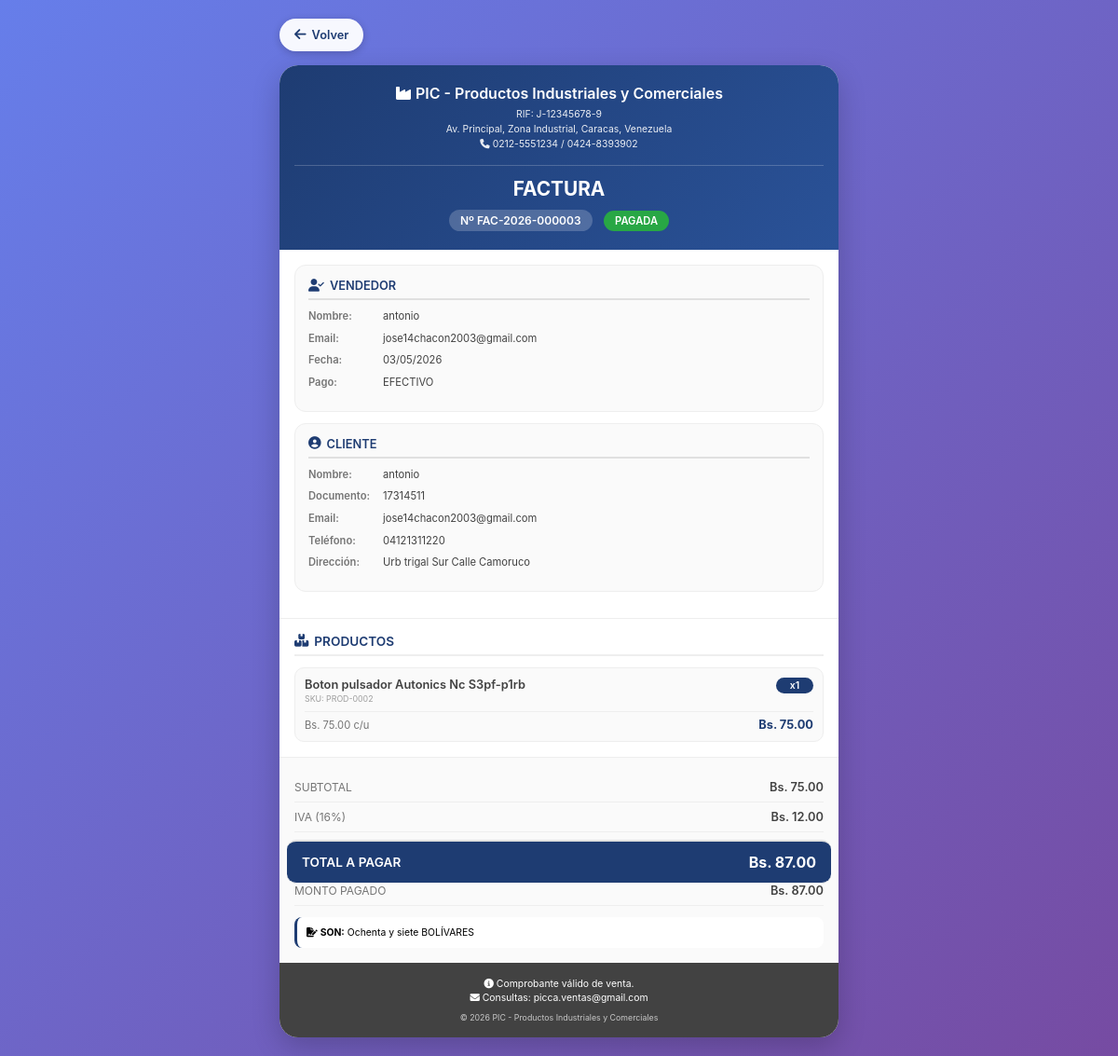
The app's page /facturacion/ver_factura.php?id=3 with its own data.
### tables this page shows
CREATE TABLE `facturas` (
  `id` int NOT NULL AUTO_INCREMENT,
  `pedido_id` int DEFAULT NULL,
  `cliente_id` int NOT NULL,
  `numero_factura` varchar(20) NOT NULL,
  `fecha_emision` datetime DEFAULT CURRENT_TIMESTAMP,
  `fecha_vencimiento` date DEFAULT NULL,
  `subtotal` decimal(10,2) DEFAULT '0.00',
  `iva` decimal(10,2) DEFAULT '0.00',
  `total` decimal(10,2) NOT NULL DEFAULT '0.00',
  `metodo_pago` varchar(50) DEFAULT NULL,
  `estado` enum('pendiente','pagada','anulada') DEFAULT 'pendiente',
  `usuario_id` int DEFAULT NULL,
  `created_at` timestamp NULL DEFAULT CURRENT_TIMESTAMP,
  PRIMARY KEY (`id`),
  UNIQUE KEY `numero_factura` (`numero_factura`),
  UNIQUE KEY `pedido_id` (`pedido_id`),
  KEY `cliente_id` (`cliente_id`),
  CONSTRAINT `facturas_ibfk_1` FOREIGN KEY (`pedido_id`) REFERENCES `pedidos` (`id`) ON DELETE SET NULL,
  CONSTRAINT `facturas_ibfk_2` FOREIGN KEY (`cliente_id`) REFERENCES `clientes` (`id`) ON DELETE CASCADE
);

CREATE TABLE `users` (
  `id` int NOT NULL AUTO_INCREMENT,
  `nombre` varchar(100) NOT NULL,
  `correo` varchar(100) NOT NULL,
  `password` varchar(255) NOT NULL,
  `direccion` varchar(255) DEFAULT NULL,
  `estado` varchar(20) DEFAULT 'activo',
  `cedula` varchar(20) DEFAULT NULL,
  `telefono` varchar(20) DEFAULT NULL,
  `foto_perfil` varchar(255) DEFAULT NULL,
  `rol` varchar(20) DEFAULT 'usuario',
  `is_active` tinyint(1) DEFAULT '1',
  `email_verified` tinyint(1) DEFAULT '0',
  `verification_token` varchar(255) DEFAULT NULL,
  `last_login` datetime DEFAULT NULL,
  `created_at` timestamp NULL DEFAULT CURRENT_TIMESTAMP,
  PRIMARY KEY (`id`),
  UNIQUE KEY `correo` (`correo`),
  UNIQUE KEY `cedula` (`cedula`),
  KEY `idx_users_estado` (`estado`),
  KEY `idx_users_correo` (`correo`)
);

CREATE TABLE `clientes` (
  `id` int NOT NULL AUTO_INCREMENT,
  `tipo_documento` enum('cedula','ruc','pasaporte','dni') DEFAULT 'cedula',
  `documento` varchar(20) NOT NULL,
  `nombre` varchar(100) NOT NULL,
  `email` varchar(100) NOT NULL,
  `telefono` varchar(20) DEFAULT NULL,
  `direccion` text,
  `ciudad` varchar(50) DEFAULT NULL,
  `estado` enum('activo','inactivo','moroso') DEFAULT 'activo',
  `fecha_registro` datetime DEFAULT CURRENT_TIMESTAMP,
  PRIMARY KEY (`id`),
  UNIQUE KEY `documento` (`documento`)
);

CREATE TABLE `factura_detalles` (
  `id` int NOT NULL AUTO_INCREMENT,
  `factura_id` int NOT NULL,
  `producto_id` int NOT NULL,
  `cantidad` int NOT NULL DEFAULT '1',
  `precio_unitario` decimal(10,2) NOT NULL DEFAULT '0.00',
  `subtotal` decimal(10,2) NOT NULL DEFAULT '0.00',
  PRIMARY KEY (`id`),
  KEY `factura_id` (`factura_id`),
  KEY `producto_id` (`producto_id`),
  CONSTRAINT `factura_detalles_ibfk_1` FOREIGN KEY (`factura_id`) REFERENCES `facturas` (`id`) ON DELETE CASCADE,
  CONSTRAINT `factura_detalles_ibfk_2` FOREIGN KEY (`producto_id`) REFERENCES `products` (`id`) ON DELETE CASCADE
);

CREATE TABLE `products` (
  `id` int NOT NULL AUTO_INCREMENT,
  `sku` varchar(100) DEFAULT NULL,
  `name` varchar(255) NOT NULL,
  `price` decimal(10,2) NOT NULL,
  `image_url` varchar(512) DEFAULT NULL,
  `description` text,
  `category` varchar(100) DEFAULT 'General',
  `rating` decimal(2,1) DEFAULT '0.0',
  `views_count` int DEFAULT '0',
  `specs` text,
  `stock` int DEFAULT '0',
  `is_featured` tinyint(1) DEFAULT '0',
  `weight` decimal(10,2) DEFAULT '0.00',
  `dimensions` varchar(100) DEFAULT NULL,
  `currency` varchar(3) DEFAULT 'Bs',
  `active` tinyint(1) NOT NULL DEFAULT '1',
  `deleted_at` datetime DEFAULT NULL,
  `created_at` timestamp NULL DEFAULT CURRENT_TIMESTAMP,
  `updated_at` timestamp NULL DEFAULT CURRENT_TIMESTAMP ON UPDATE CURRENT_TIMESTAMP,
  PRIMARY KEY (`id`),
  UNIQUE KEY `sku` (`sku`)
);

### facturacion/ver_factura.php (the view, shortened to what this page needs)
<?php
$host = 'localhost';
$dbname = 'carrito_db';
$username = 'root';
$password = '';
try {
    $pdo = new PDO("mysql:host=$host;dbname=$dbname;charset=utf8", $username, $password);
    $pdo->setAttribute(PDO::ATTR_ERRMODE, PDO::ERRMODE_EXCEPTION);
    $pdo->setAttribute(PDO::ATTR_DEFAULT_FETCH_MODE, PDO::FETCH_ASSOC);
    $pdo->exec("SET time_zone = '-04:00'");
} catch (PDOException $e) {
    die("Error de conexión: " . htmlspecialchars($e->getMessage()));
}
$factura_id = $_GET['id'] ?? 0;
try {
    $stmt = $pdo->prepare("
        SELECT f.*,
               c.nombre as cliente_nombre,
               c.documento as cliente_documento,
               c.email as cliente_email,
               c.telefono as cliente_telefono,
               c.direccion as cliente_direccion,
               c.ciudad as cliente_ciudad,
               u.nombre as vendedor_nombre,
               u.correo as vendedor_email,
               p.numero_pedido,
               p.metodo_pago as pedido_metodo_pago,
               p.created_at as fecha_pedido,
               p.notas_internas as pedido_notas,
               p.observaciones
        FROM facturas f
        LEFT JOIN clientes c ON f.cliente_id = c.id
        LEFT JOIN users u ON f.usuario_id = u.id
        LEFT JOIN pedidos p ON f.pedido_id = p.id
        WHERE f.id = ?
    ");
    $stmt->execute([$factura_id]);
    $factura = $stmt->fetch();
    $metodo_pago_real = $factura['metodo_pago'];
    $stmt = $pdo->prepare("
        SELECT fd.*,
               p.name as producto_nombre,
               p.sku,
               p.category as categoria,
               p.description as producto_descripcion
        FROM factura_detalles fd
        LEFT JOIN products p ON fd.producto_id = p.id
        WHERE fd.factura_id = ?
        ORDER BY fd.id
    ");
    $stmt->execute([$factura_id]);
    $detalles = $stmt->fetchAll();
    $total_pagado = ($factura['estado'] === 'pagada') ? $factura['total'] : 0;
    $es_admin = isset($_SESSION['user_rol']) && ($_SESSION['user_rol'] === 'admin' || $_SESSION['user_rol'] === 'superadmin');
    $viene_de_admin = isset($_GET['admin']) && $_GET['admin'] === 'true';
    $mostrar_acciones = $es_admin || $viene_de_admin;
} catch (PDOException $e) {
    die("Error: " . htmlspecialchars($e->getMessage()));
}
function getMetodoPagoLegible($metodo) {
    $metodo = strtolower(trim($metodo));
    $mapa = [
        'efectivo' => 'EFECTIVO',
        'transferencia' => 'TRANSFERENCIA',
        'transferencia_bancaria' => 'TRANSFERENCIA',
        'pago_movil' => 'PAGO MÓVIL',
        'pago movil' => 'PAGO MÓVIL',
        'mixto' => 'MIXTO',
        'tarjeta' => 'TARJETA',
        'paypal' => 'PAYPAL',
        'zelle' => 'ZELLE',
        'cheque' => 'CHEQUE'
    ];
    return $mapa[$metodo] ?? strtoupper($metodo);
}
function numeroALetras($numero) {
    $formatter = new NumberFormatter("es", NumberFormatter::SPELLOUT);
    $entero = floor($numero);
    $decimal = round(($numero - $entero) * 100);
    $texto = ucfirst($formatter->format($entero)) . " BOLÍVARES";
    return $texto;
}
function formatearFecha($fecha) {
    return date('d/m/Y', strtotime($fecha));
}
function getEstadoBadge($estado) {
    $estados = [
        'pagada' => ['class' => 'success', 'text' => 'PAGADA'],
        'pendiente' => ['class' => 'warning', 'text' => 'PENDIENTE'],
        'anulada' => ['class' => 'danger', 'text' => 'ANULADA']
    ];
    $estado_key = strtolower($estado);
    $info = $estados[$estado_key] ?? ['class' => 'secondary', 'text' => strtoupper($estado)];
    return '<span class="badge badge-' . $info['class'] . '">' . $info['text'] . '</span>';
}
$metodo_pago_mostrar = getMetodoPagoLegible($metodo_pago_real);
$empresa_nombre = "PIC - Productos Industriales y Comerciales";
$empresa_rif = "J-12345678-9";
$empresa_direccion = "Av. Principal, Zona Industrial, Caracas, Venezuela";
$empresa_telefono = "0212-5551234 / 0424-8393902";
$empresa_email = "picca.ventas@gmail.com";
?>
<!DOCTYPE html>
<html lang="es">
<head>
    <link rel="stylesheet" href="https://cdnjs.cloudflare.com/ajax/libs/font-awesome/6.4.0/css/all.min.css">
</head>
<body>
    <div class="invoice-container">
        <a href="<?php echo $mostrar_acciones ? 'listar_facturas.php' : 'javascript:history.back()'; ?>" class="back-button">
            <i class="fas fa-arrow-left"></i> Volver
        </a>
        <div class="invoice">
            <div class="invoice-header">
                <div class="company-info">
                    <h1><i class="fas fa-industry"></i> <?php echo htmlspecialchars($empresa_nombre); ?></h1>
                    <p>RIF: <?php echo htmlspecialchars($empresa_rif); ?></p>
                    <p><?php echo htmlspecialchars($empresa_direccion); ?></p>
                    <p><i class="fas fa-phone"></i> <?php echo htmlspecialchars($empresa_telefono); ?></p>
                </div>
                <div class="invoice-title">
                    <h2>FACTURA</h2>
                    <div>
                        <span class="invoice-number">Nº <?php echo htmlspecialchars($factura['numero_factura']); ?></span>
                        <?php echo getEstadoBadge($factura['estado']); ?>
                    </div>
                </div>
            </div>
            <div class="info-sections">
                <div class="info-block">
                    <h3><i class="fas fa-user-check"></i> VENDEDOR</h3>
                    <div class="info-row">
                        <span class="info-label">Nombre:</span>
                        <span class="info-value"><?php echo htmlspecialchars($factura['vendedor_nombre'] ?? 'Sistema'); ?></span>
                    </div>
                    <div class="info-row">
                        <span class="info-label">Email:</span>
                        <span class="info-value"><?php echo htmlspecialchars($factura['vendedor_email'] ?? 'No especificado'); ?></span>
                    </div>
                    <div class="info-row">
                        <span class="info-label">Fecha:</span>
                        <span class="info-value"><?php echo formatearFecha($factura['fecha_emision']); ?></span>
                    </div>
                    <div class="info-row">
                        <span class="info-label">Pago:</span>
                        <span class="info-value"><?php echo $metodo_pago_mostrar; ?></span>
                    </div>
                </div>
                <div class="info-block">
                    <h3><i class="fas fa-user-circle"></i> CLIENTE</h3>
                    <div class="info-row">
                        <span class="info-label">Nombre:</span>
                        <span class="info-value"><?php echo htmlspecialchars($factura['cliente_nombre'] ?? 'No especificado'); ?></span>
                    </div>
                    <div class="info-row">
                        <span class="info-label">Documento:</span>
                        <span class="info-value"><?php echo htmlspecialchars($factura['cliente_documento'] ?? 'No especificado'); ?></span>
                    </div>
                    <div class="info-row">
                        <span class="info-label">Email:</span>
                        <span class="info-value"><?php echo htmlspecialchars($factura['cliente_email'] ?? 'No especificado'); ?></span>
                    </div>
                    <div class="info-row">
                        <span class="info-label">Teléfono:</span>
                        <span class="info-value"><?php echo htmlspecialchars($factura['cliente_telefono'] ?? 'No especificado'); ?></span>
                    </div>
                    <div class="info-row">
                        <span class="info-label">Dirección:</span>
                        <span class="info-value"><?php echo htmlspecialchars($factura['cliente_direccion'] ?? 'No especificada'); ?></span>
                    </div>
                </div>
            </div>
            <div class="products-section">
                <h3 class="section-title"><i class="fas fa-boxes"></i> PRODUCTOS</h3>
                <div class="products-list">
                    <?php if (empty($detalles)): ?>
                    <div style="text-align: center; padding: 30px; color: var(--gray-500);">
                        <i class="fas fa-box-open" style="font-size: 2rem; margin-bottom: 10px; display: block;"></i>
                        Sin productos registrados
                    </div>
                    <?php else: ?>
                        <?php foreach ($detalles as $index => $detalle): ?>
                        <div class="product-item">
                            <div class="product-header">
                                <div>
                                    <div class="product-name"><?php echo htmlspecialchars($detalle['producto_nombre'] ?? 'Producto no disponible'); ?></div>
                                    <?php if (!empty($detalle['sku'])): ?>
                                    <div class="product-sku">SKU: <?php echo htmlspecialchars($detalle['sku']); ?></div>
                                    <?php endif; ?>
                                </div>
                                <div class="product-qty">x<?php echo number_format($detalle['cantidad'] ?? 0); ?></div>
                            </div>
                            <div class="product-footer">
                                <div class="product-price">Bs. <?php echo number_format($detalle['precio_unitario'] ?? 0, 2); ?> c/u</div>
                                <div class="product-subtotal">Bs. <?php echo number_format($detalle['subtotal'] ?? 0, 2); ?></div>
                            </div>
                        </div>
                        <?php endforeach; ?>
                    <?php endif; ?>
                </div>
            </div>
            <div class="totals-section">
                <div class="total-line">
                    <span>SUBTOTAL</span>
                    <span>Bs. <?php echo number_format($factura['subtotal'] ?? 0, 2); ?></span>
                </div>
                <div class="total-line">
                    <span>IVA (16%)</span>
                    <span>Bs. <?php echo number_format($factura['iva'] ?? 0, 2); ?></span>
                </div>
                <div class="total-line grand-total">
                    <span>TOTAL A PAGAR</span>
                    <span>Bs. <?php echo number_format($factura['total'] ?? 0, 2); ?></span>
                </div>
                <div class="total-line">
                    <span>MONTO PAGADO</span>
                    <span>Bs. <?php echo number_format($total_pagado, 2); ?></span>
                </div>
                <div class="amount-words">
                    <i class="fas fa-file-signature"></i> <strong>SON:</strong> <?php echo numeroALetras($factura['total'] ?? 0); ?>
                </div>
            </div>
            <div class="invoice-footer">
                <div class="footer-notes">
                    <i class="fas fa-info-circle"></i> Comprobante válido de venta.<br>
                    <i class="fas fa-envelope"></i> Consultas: <?php echo $empresa_email; ?>
                </div>
                <div class="footer-copyright">
                    © <?php echo date('Y'); ?> <?php echo htmlspecialchars($empresa_nombre); ?>
                </div>
            </div>
        </div>
    </div>
</body>
</html>

### records on screen
facturas: numero_factura "FAC-2026-000003", estado "PAGADA", users.nombre "antonio", users.correo "jose14chacon2003@gmail.com", fecha_emision "03/05/2026", metodo_pago "EFECTIVO", cliente.nombre "antonio", cliente.documento "17314511", cliente.email "jose14chacon2003@gmail.com", cliente.telefono "04121311220", cliente.direccion "Urb trigal Sur Calle Camoruco", subtotal "75.00", iva "12.00", total "87.00", total "Ochenta y siete BOLÍVARES"
factura_detalles: producto.name "Boton pulsador Autonics Nc S3pf-p1rb", producto.sku "PROD-0002", cantidad "1", precio_unitario "75.00", subtotal "75.00"

### other values on screen
$empresa_nombre "PIC - Productos Industriales y Comerciales"
$empresa_rif "J-12345678-9"
$empresa_direccion "Av. Principal, Zona Industrial, Caracas, Venezuela"
$empresa_telefono "0212-5551234 / 0424-8393902"
$empresa_email "picca.ventas@gmail.com"
